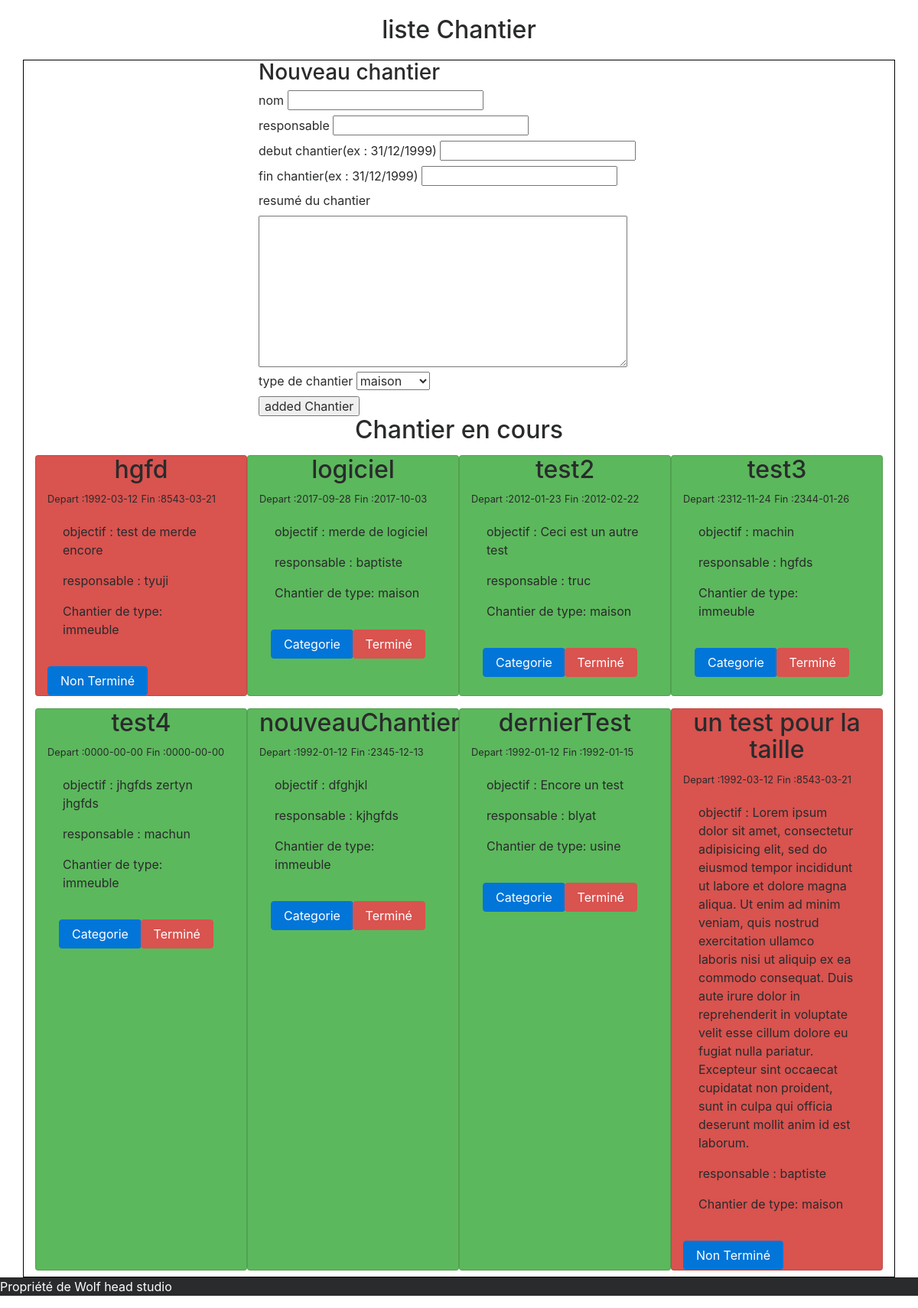
The page / on the database its author committed.
### tables this page shows
CREATE TABLE `Chantier` (
  `id` int(11) NOT NULL,
  `nom` varchar(100) NOT NULL,
  `responsable` varchar(100) NOT NULL,
  `date_depart` date NOT NULL,
  `date_fin` date NOT NULL,
  `resume` text NOT NULL,
  `en_cours` tinyint(1) NOT NULL,
  `type_chantier` varchar(100) NOT NULL
);

### control/controlindex.php (called while the page is built, shortened)
<?php
include('model/modelindex.php');
$chantier = displayChantier();
include('vue/vueindex.php'); ?>

### index.php (called while the page is built, shortened)
<?php
include('control/controlindex.php');
?>

### model/modelindex.php (called while the page is built, shortened)
<?php
try{
    $bdd = new PDO('mysql:host=localhost;dbname=logicielchantier;charset=utf8', 'root', 'root');
  }
catch (Exception $e){
    die('Erreur : ' . $e->getMessage());
  }
  function displayChantier(){
    global $bdd;
    $chantier = $bdd->query("SELECT id, nom, responsable, date_depart, date_fin, resume,en_cours, type_chantier from Chantier");
    return $chantier;
  }
?>

### vue/vueindex.php (the view, shortened to what this page needs)
<!doctype html>
<html class="no-js" lang="">
    <head>
        <link rel="stylesheet" href="../bootstrap4/css/bootstrap.css">
        <link rel="stylesheet" href="css/normalize.css">
        <link rel="stylesheet" href="css/main.css">
        <link rel="stylesheet" href="css/style.css">
    </head>
    <header class='container-fluid'>
      <h1>liste Chantier</h1>
    </header>
    <body>
      <main class='container column justify-content-center align-items-center'>
          <form id="nouveauChantier" class='col-6' action="index.php" method="post">
            <h3>Nouveau chantier</h3>
            <label for="">nom</label>
            <input type="text" name="nom" value=""><br>
            <label for="">responsable</label>
            <input type="text" name="responsable" value=""><br>
            <label for="">debut chantier(ex : 31/12/1999)</label>
            <input type="text" name="date_depart" value=""><br>
            <label for="">fin chantier(ex : 31/12/1999)</label>
            <input type="text" name="date_fin" value=""><br>
            <label for="">resumé du chantier</label><br>
            <textarea name="resume" rows="8" cols="45">
            </textarea><br>
            <label for="">type de chantier</label>
            <select name="type_chantier">
              <option value="maison">maison</option>
            </select><br>
            <input type="submit" value="added Chantier">
          </form>
        <h2>Chantier en cours</h2>
        <section class='d-flex justify-ccontent-around flex-wrap'>
        <?php
        while ($donnees = $chantier->fetch()) {
          ?>
          <section class='card col-xs-12 col-md-5 col-lg-3 <?php
            if ($donnees['en_cours'] == 1) {
              ?>
              bg-success
              <?php
            }
            else{
              ?>
              bg-danger
              <?php
            }
          ?> d-inline-block mt-2 mb-2'>
            <section>
              <h2><?php echo $donnees['nom']; ?></h2>
              <small>Depart :<?php echo $donnees['date_depart']; ?></small>
              <small>Fin :<?php echo $donnees['date_fin']; ?></small>
            </section>
            <section class='card-block'>
              <p class='card-text'>objectif : <?php echo $donnees['resume']; ?></p>
              <p>responsable : <?php echo $donnees['responsable']; ?></p>
              <p>Chantier de type: <?php echo $donnees['type_chantier']; ?></p>
            </section>
              <?php if ($donnees['en_cours'] == 1) {
              ?>
              <form class='col-5 d-inline-block' action="control/controlcategorie.php" method="post">
                <input class='btn btn-primary' type="submit" value="Categorie">
              </form>
              <form class="col-5 d-inline-block" action="index.php" method="post">
                <input class='btn btn-danger' type="submit" value="Terminé">
              </form>
            <?php }
            else {
              ?>
              <form class="" action="index.php" method="post">
                <input class='btn btn-primary' type="submit" value="Non Terminé">
              </form>
              <?php
            } ?>
          </section>
          <?php
        }?>
      </main>
      <footer class='bg-inverse'>
        <p class='text-white'>Propriété de Wolf head studio</p>
      </footer>
    </body>
</html>

### css/main.css (style rules this page uses)
html { color: #222; font-size: 1em; line-height: 1.4; }
textarea { resize: vertical; }

### css/style.css (style rules this page uses)
main { border: 1px solid #000; }
h1,h2 { text-align: center; }
#nouveauChantier { margin: auto; }

### rows shown on the page
chantier: nom "hgfd", date_depart "1992-03-12", date_fin "8543-03-21", resume "test de merde encore", responsable "tyuji", type_chantier "immeuble"
chantier: nom "logiciel", date_depart "2017-09-28", date_fin "2017-10-03", resume "merde de logiciel", responsable "baptiste", type_chantier "maison"
chantier: nom "test2", date_depart "2012-01-23", date_fin "2012-02-22", resume "Ceci est un autre test", responsable "truc", type_chantier "maison"
chantier: nom "test3", date_depart "2312-11-24", date_fin "2344-01-26", resume "machin", responsable "hgfds", type_chantier "immeuble"
chantier: nom "test4", date_depart "0000-00-00", date_fin "0000-00-00", resume "jhgfds zertyn jhgfds", responsable "machun", type_chantier "immeuble"
chantier: nom "nouveauChantier", date_depart "1992-01-12", date_fin "2345-12-13", resume "dfghjkl", responsable "kjhgfds", type_chantier "immeuble"
chantier: nom "dernierTest", date_depart "1992-01-12", date_fin "1992-01-15", resume "Encore un test", responsable "blyat", type_chantier "usine"
chantier: nom "un test pour la taille", date_depart "1992-03-12", date_fin "8543-03-21", resume "Lorem ipsum dolor sit amet, consectetur adipisicing elit, sed do eiusmod tempor incididunt ut labore et dolore magna aliqua. Ut enim ad minim veniam, quis nostrud exercitation ullamco laboris nisi ut aliquip ex ea commodo consequat. Duis aute irure dolor in reprehenderit in voluptate velit esse cillum dolore eu fugiat nulla pariatur. Excepteur sint occaecat cupidatat non proident, sunt in culpa qui officia deserunt mollit anim id est laborum.", responsable "baptiste", type_chantier "maison"
